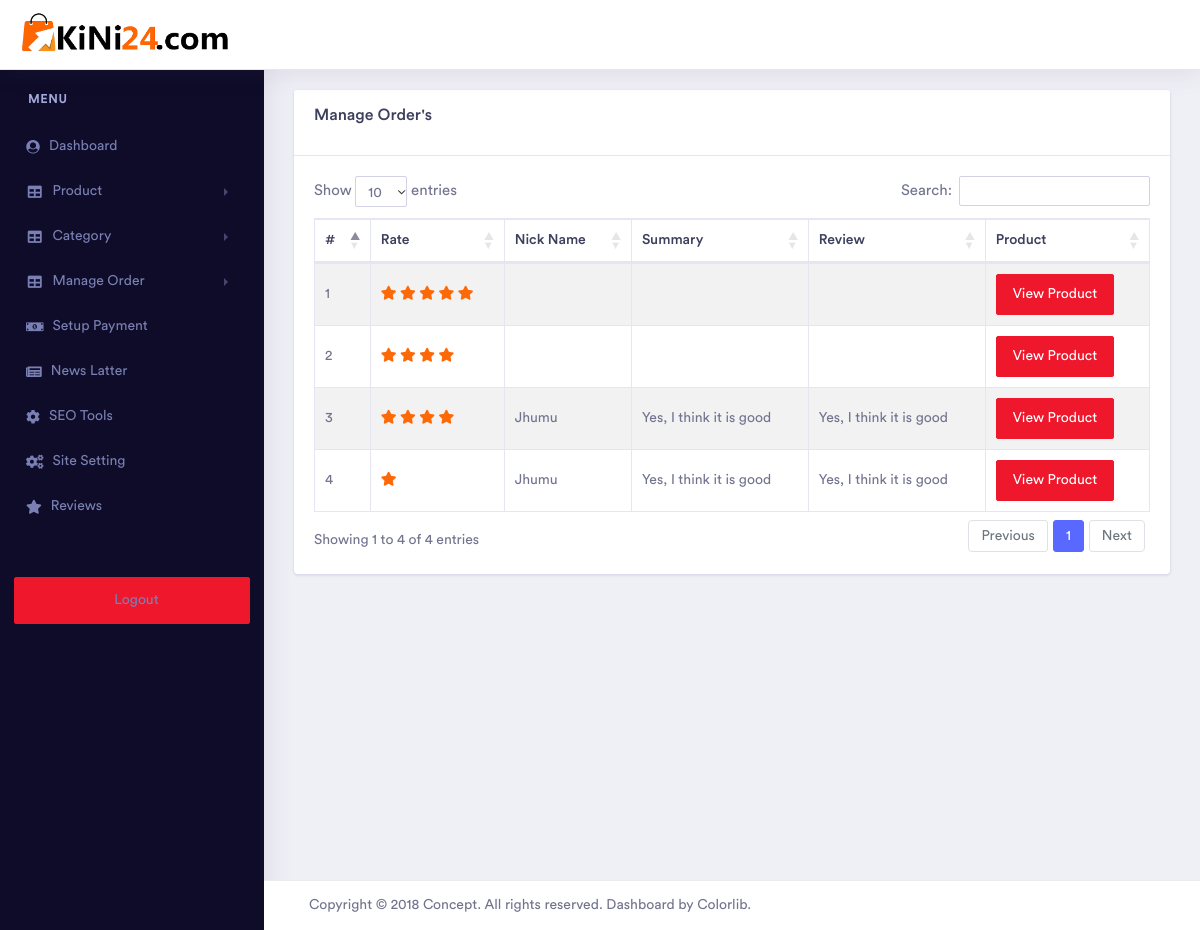
The app's page /admin/review.php (signed in) with its own data.
### tables this page shows
CREATE TABLE `tbl_review` (
  `id` int(11) NOT NULL,
  `pid` varchar(255) NOT NULL,
  `ret` int(11) NOT NULL,
  `nick` varchar(255) NOT NULL,
  `sum` varchar(255) NOT NULL,
  `rev` varchar(255) NOT NULL,
  `date` varchar(255) NOT NULL
);

### admin/review.php (the view, shortened to what this page needs)
<?php
include 'inc/header.php';
if(isset($_SESSION['id']) && !empty($_SESSION['id'])){
?>
<?php include 'inc/side-bar.php';?>
<div class="dashboard-wrapper">
    <div class="dashboard-ecommerce">
        <div class="container-fluid dashboard-content ">
       <div class="card">
           <div class="card-header">
               <h4>Manage Order's</h4>
           </div>
           <div class="card-body">
        <table id="example" class="table table-striped table-bordered" style="width:100%">
                                <thead>
                                    <tr>
                                        <th>#</th>
                                        <th>Rate</th>
                                        <th>Nick Name</th>
                                        <th>Summary </th>
                                        <th>Review</th>
                                        <th>Product</th>
                                    </tr>
                                </thead>
                                <tbody>
                            <?php
                $sr='0';
$reviewSQL = mysqli_query($conn, "SELECT * FROM `tbl_review` ");
        if(mysqli_num_rows($reviewSQL)>0){
            while($reviewinfo = mysqli_fetch_assoc($reviewSQL)){
            $sr++;
      ?>
      <tr>
          <td><?= $sr;?></td>
          <td><?php
                               if($reviewinfo['ret'] == '1'){
                                   echo '<i class="fa fa-star"></i>
                                        <i class="fa fa-star-o"></i>
                                        <i class="fa fa-star-o"></i>
                                        <i class="fa fa-star-o"></i>
                                        <i class="fa fa-star-o"></i>
                                   ';
                               }elseif($reviewinfo['ret'] == '4'){
                                   echo '<i class="fa fa-star"></i>
                                        <i class="fa fa-star"></i>
                                        <i class="fa fa-star"></i>
                                        <i class="fa fa-star"></i>
                                        <i class="fa fa-star-o"></i>
                                   ';
                               }elseif($reviewinfo['ret'] == '5'){
                                   echo '<i class="fa fa-star"></i>
                                        <i class="fa fa-star"></i>
                                        <i class="fa fa-star"></i>
                                        <i class="fa fa-star"></i>
                                        <i class="fa fa-star"></i>
                                   ';
                               }
                               ?></td>
          <td><?= $reviewinfo['nick']?></td>
          <td><?= $reviewinfo['sum']?></td>
          <td><?= $reviewinfo['rev']?></td>
          <td><a target="_blank" href="../single_product.php?product_id=<?= $reviewinfo['pid']?>" class="btn btn-danger">View Product</a></td>
      </tr>
      <?php } }?>
                                </tbody>
                            </table>
           </div>
       </div>
        </div>
    </div>
<?php include 'inc/footer.php';
    }else{
    echo '<script>window.location.href = "index.php";</script>';
}
    ?>

### records on screen
tbl_review: ret 5 (drawn)
tbl_review: ret 4 (drawn)
tbl_review: ret 4 (drawn), nick "Jhumu", sum "Yes, I think it is good", rev "Yes, I think it is good"
tbl_review: ret 1 (drawn), nick "Jhumu", sum "Yes, I think it is good", rev "Yes, I think it is good"
